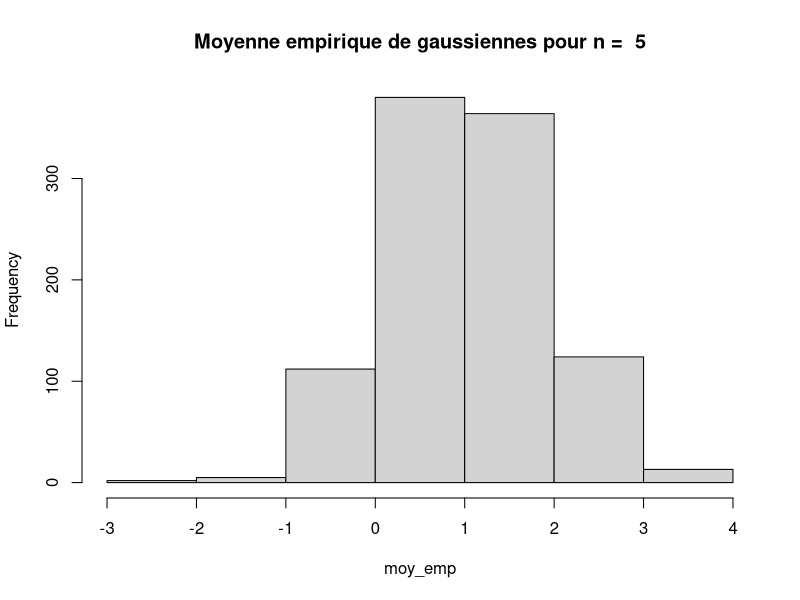
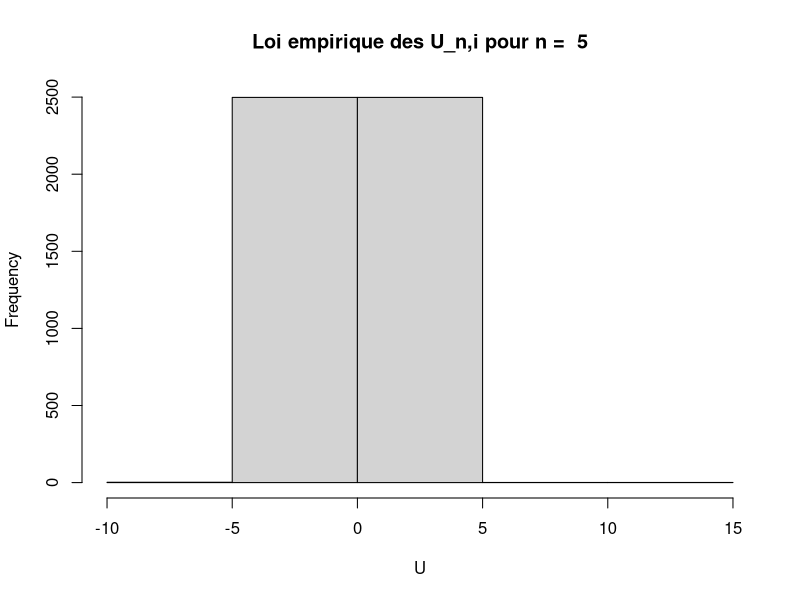
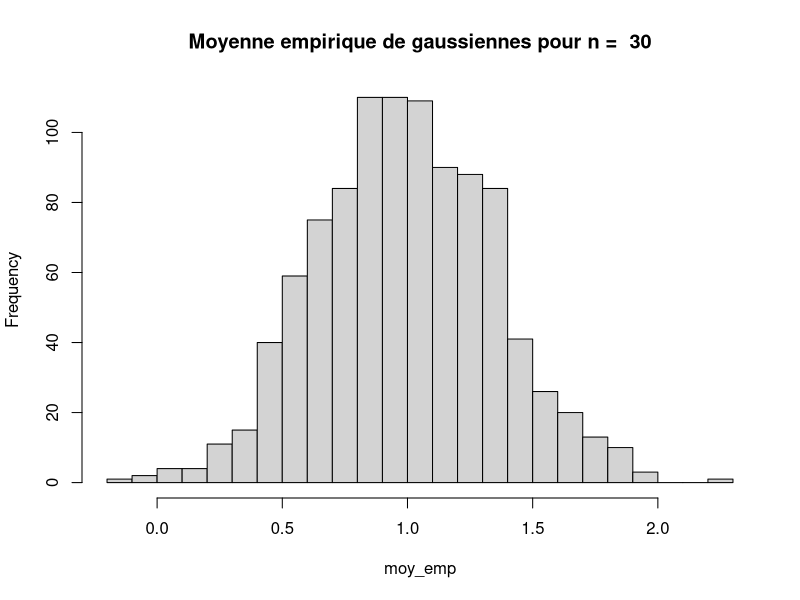
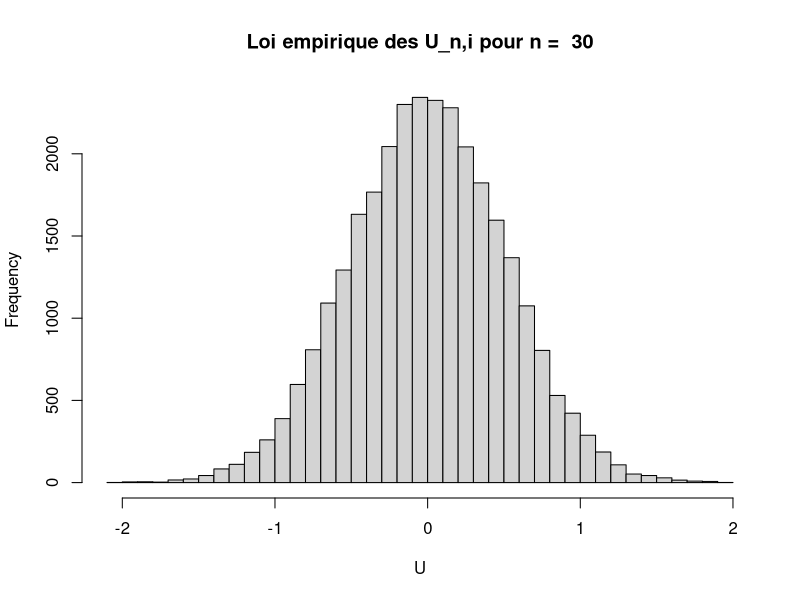
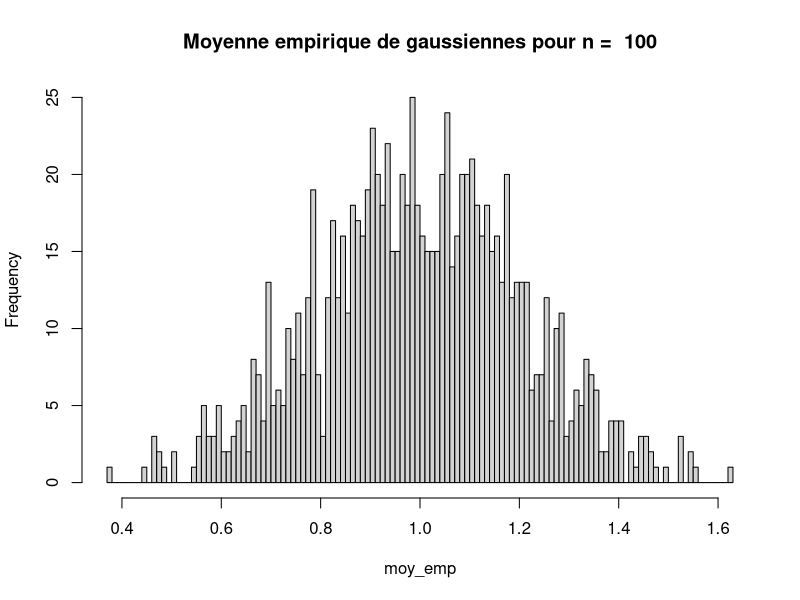
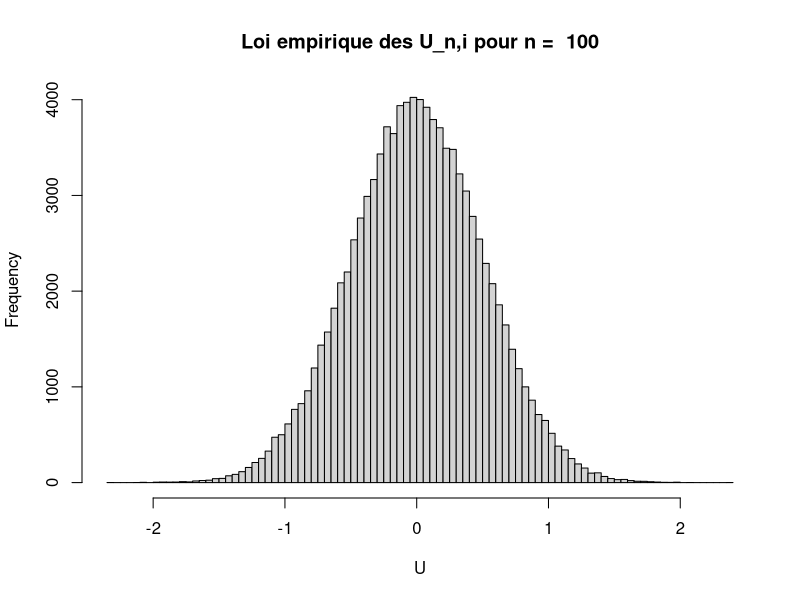
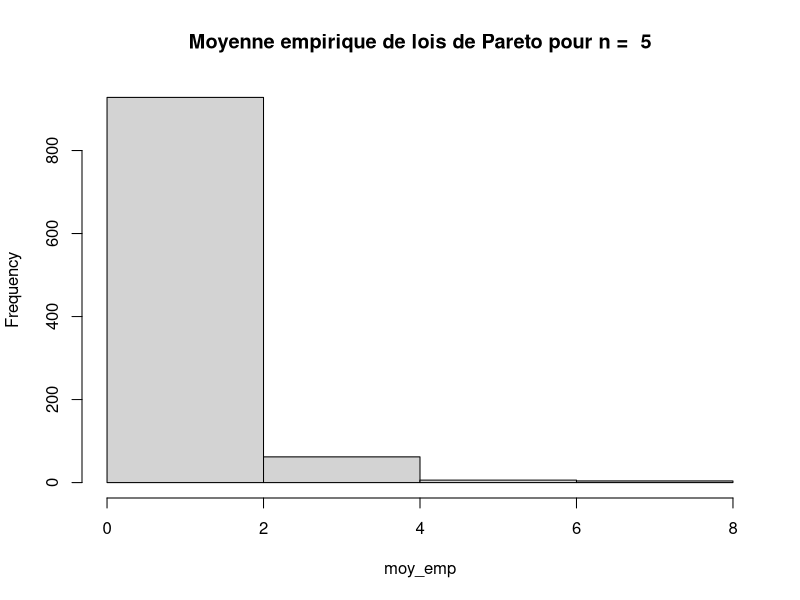
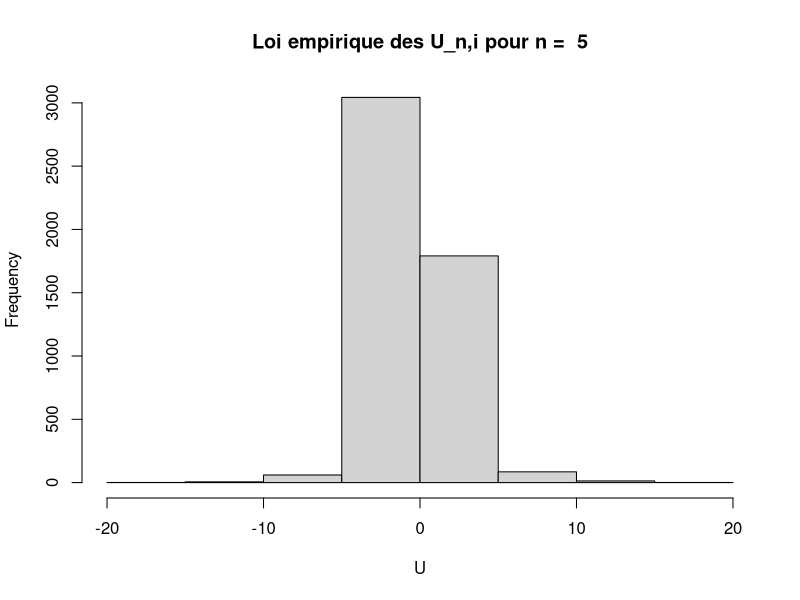

These charts were generated, in order, by the following R code:
## ---- chunk 1
knitr::opts_chunk$set(echo = FALSE)
knitr::opts_chunk$set(message = FALSE)
## ---- chunk 2
mu <- 1
sigma <- 2
N <- 1000
ns <- c(100)
## ---- chunk 3

moy_empirique <- function(echantillons) {
  ret <- apply(echantillons, 1, mean)
  return(ret)
}
## ---- chunk 4
var_empirique <- function(xs) {
  n <- length(xs)
  moy <- mean(xs)
  var_emp <- 0
  # La formule du sigma empirique
  for (i in 1:n) { var_emp <- var_emp + (xs[i] - moy)^2 }
  var_emp <- var_emp / (n - 1)
  return(var_emp)
}
## ---- chunk 5
n<-5
g <- matrix(rnorm(N * n, mu, sigma), N, n)
moy_emp <- moy_empirique(g)
var_emp <- apply(g, 1, var_empirique)
U <- (g - moy_emp) / var_emp
hist(moy_emp, breaks = n, main = paste("Moyenne empirique de gaussiennes pour n = ", n))
## ---- chunk 6
hist(U, breaks = n, main = paste("Loi empirique des U_n,i pour n = ", n))
## ---- chunk 7
n<-30
g <- matrix(rnorm(N * n, mu, sigma), N, n)
moy_emp <- moy_empirique(g)
var_emp <- apply(g, 1, var_empirique)
U <- (g - moy_emp) / var_emp
hist(moy_emp, breaks = n, main = paste("Moyenne empirique de gaussiennes pour n = ", n))
## ---- chunk 8
hist(U, breaks = n, main = paste("Loi empirique des U_n,i pour n = ", n))
## ---- chunk 9
n<-100
g <- matrix(rnorm(N * n, mu, sigma), N, n)
moy_emp <- moy_empirique(g)
var_emp <- apply(g, 1, var_empirique)
U <- (g - moy_emp) / var_emp
hist(moy_emp, breaks = n, main = paste("Moyenne empirique de gaussiennes pour n = ", n))
## ---- chunk 10
hist(U, breaks = n, main = paste("Loi empirique des U_n,i pour n = ", n))
## ---- chunk 11
library("rmutil") # Pour la loi de Pareto
# Variables globales
N <- 1000
ns <- c(100)
a <- 1
alpha <- 3
print(mean(rpareto(N* 5, m = a, s = alpha)))
print(mean(rpareto(N* 30, m = a, s = alpha)))
print(mean(rpareto(N* 100, m = a, s = alpha)))
## ---- chunk 12
n<-5
g <- matrix(rpareto(N* n, m = a, s = alpha), N, n)
moy_emp <- moy_empirique(g)
var_emp <- apply(g, 1, var_empirique)
U <- (g - moy_emp) / var_emp
hist(moy_emp, breaks = n, main = paste("Moyenne empirique de lois de Pareto pour n = ", n))
## ---- chunk 13
hist(U, breaks = n, main = paste("Loi empirique des U_n,i pour n = ", n))
## ---- chunk 14
n<-30
g <- matrix(rpareto(N* n, m = a, s = alpha), N, n)
moy_emp <- moy_empirique(g)
var_emp <- apply(g, 1, var_empirique)
U <- (g - moy_emp) / var_emp
hist(moy_emp, breaks = n, main = paste("Moyenne empirique de lois de Pareto pour n = ", n))
## ---- chunk 15
hist(U, breaks = n, main = paste("Loi empirique des U_n,i pour n = ", n))
## ---- chunk 16
n<-100
g <- matrix(rpareto(N* n, m = a, s = alpha), N, n)
moy_emp <- moy_empirique(g)
var_emp <- apply(g, 1, var_empirique)
U <- (g - moy_emp) / var_emp
hist(moy_emp, breaks = n, main = paste("Moyenne empirique de lois de Pareto pour n = ", n))
## ---- chunk 17
hist(U, breaks = n, main = paste("Loi empirique des U_n,i pour n = ", n))
## ---- chunk 18
N <- 1000
ns <- 100
lambda <- 0.4
## ---- chunk 19
n<-5
g <- matrix(rpois(N * n, lambda), N, n)
moy_emp <- moy_empirique(g)
var_emp <- apply(g, 1, var_empirique)
U <- (g - moy_emp) / var_emp
hist(moy_emp, breaks = n, main = paste("Moyenne empirique de lois de Poisson pour n = ", n))
## ---- chunk 20
hist(U, breaks = n, main = paste("Loi empirique des U_n,i pour n = ", n))
## ---- chunk 21
n<-30
g <- matrix(rpois(N * n, lambda), N, n)
moy_emp <- moy_empirique(g)
var_emp <- apply(g, 1, var_empirique)
U <- (g - moy_emp) / var_emp
hist(moy_emp, breaks = n, main = paste("Moyenne empirique de lois de Poisson pour n = ", n))
## ---- chunk 22
hist(U, breaks = n, main = paste("Loi empirique des U_n,i pour n = ", n))
## ---- chunk 23
n<-100
g <- matrix(rpois(N * n, lambda), N, n)
moy_emp <- moy_empirique(g)
var_emp <- apply(g, 1, var_empirique)
U <- (g - moy_emp) / var_emp
hist(moy_emp, breaks = n, main = paste("Moyenne empirique de lois de Poisson pour n = ", n))
## ---- chunk 24
hist(U, breaks = n, main = paste("Loi empirique des U_n,i pour n = ", n))
## ---- chunk 25
n<-10
p<-0.7

binom<-rbinom(n=10,size = 1,prob = 0.7)
plot(binom)
## ---- chunk 26
L_bern <- function (p, binom) {
    n <- length(binom)
    sx <-sum(binom)
    return(log(p^sx*(1-p)^(n-sx)))
}
## ---- chunk 27
vec = c(1:10);
p_vec = seq(0.1, 1, 0.1)
for (i in 1:10){
  p = p_vec[i];
  vec[i] <- L_bern(p, binom);
}
## ---- chunk 28
plot(p_vec, vec);
## ---- chunk 29
p = optimize(f = L_bern, c(binom), interval = 0:1, maximum = TRUE);
print(p$maximum);
## ---- chunk 30
vec_max = seq(10, 2000, 20);
index = 1;
for (i in seq(10, 2000, 20)){
  binom_opt = rbinom(size = 1, prob = 0.7, n = i);
  vec_max[index] <- optimize(f = L_bern, binom_opt, interval = 0:1, maximum = TRUE)$maximum;
  index <- index+1;
}
## ---- chunk 31
plot(seq(10, 2000, 20), vec_max, xlab = "n");

## ---- chunk 32
L_norm <- function (mu, std, X) {
  n = length(X)
  return(1/(std*sqrt(2*pi))**n * exp(-(1/(2*std**2))*sum((X-mu)**2)))
}
## ---- chunk 33
gauss <- rnorm(mean = 2, sd = 1, n = 10);
index <- 0;
Vraisemblance = 1:101;
for (i in seq(0, 4, 0.04)){
  index <- index+1;
  Vraisemblance[index] <- L_norm(mu = i, std = 1,X = gauss);
}
plot(1:101, Vraisemblance);
## ---- chunk 34
p = optimize(f = L_norm,1, gauss, interval = 0:4, maximum = TRUE);
print(p$maximum);
## ---- chunk 35
vec_max = seq(10, 2000, 20);
index = 1;
for (i in seq(10, 2000, 20)){
  gauss_opt = rnorm(mean = 2, sd = 1, n = i);
  vec_max[index] <- optimize(L_norm, 1, gauss, maximum = TRUE, interval = 0:4)$maximum;
  index <- index+1;
}

## ---- chunk 36
plot(seq(10, 2000, 20), vec_max, xlab = "n");
## ---- chunk 37
log_norm = function(mu, std, X) {
  n = length(X)
  return(-n*log(std)+0.5*n*log(2*pi)-(1/(2*std**2))*sum((X-mu)**2))
}
## ---- chunk 38
vec_max = seq(10, 2000, 20);
index = 1;
for (i in seq(10, 2000, 20)){
  gauss_opt_log = rnorm(mean = 2, sd = 1, n = i);
  vec_max[index] <- optimize(log_norm, 1, gauss_opt_log, maximum = TRUE, interval = 0:4)$maximum;
  index <- index+1;
}

## ---- chunk 39
plot(seq(10, 2000, 20), vec_max, xlab = "n")
## ---- chunk 40
ozone.winter = read.csv("winter_ozone.csv")
ozone.summer = read.csv("summer_ozone.csv")

#hist(ozone.winter$NEUIL)
#hist(ozone.winter$RUR.SE)
#hist(ozone.summer$NEUIL)
#hist(ozone.summer$RUR.SE)
## ---- chunk 41
Neuilly_ozone_hiver = seq(10, 2000, 20);
index = 1;
for (i in seq(10, 2000, 20)){
  Neuilly_ozone_hiver[index] <- optimize(log_norm, 1, ozone.winter$NEUIL, maximum = TRUE, interval = 0:100)$maximum;
  index <- index+1;
}

## ---- chunk 42
plot(seq(10, 2000, 20), Neuilly_ozone_hiver, xlab = "n")
## ---- chunk 43
Neuilly_ozone_été = seq(10, 2000, 20);
index = 1;
for (i in seq(10, 2000, 20)){
  Neuilly_ozone_été[index] <- optimize(log_norm, 1, ozone.summer$NEUIL, maximum = TRUE, interval = 0:100)$maximum;
  index <- index+1;
}

## ---- chunk 44
plot(seq(10, 2000, 20), Neuilly_ozone_été, xlab = "n")
## ---- chunk 45
Rural_ozone_hiver = seq(10, 2000, 20);
index = 1;
for (i in seq(10, 2000, 20)){
  Rural_ozone_hiver[index] <- optimize(log_norm, 1, ozone.winter$RUR.SE, maximum = TRUE, interval = 0:100)$maximum;
  index <- index+1;
}

## ---- chunk 46
plot(seq(10, 2000, 20), Rural_ozone_hiver, xlab = "n")
## ---- chunk 47
Rural_ozone_été = seq(10, 2000, 20);
index = 1;
for (i in seq(10, 2000, 20)){
  Rural_ozone_été[index] <- optimize(log_norm, 1, ozone.summer$RUR.SE, maximum = TRUE, interval = 0:100)$maximum;
  index <- index+1;
}

## ---- chunk 48
plot(seq(10, 2000, 20), Rural_ozone_été, xlab = "n")
